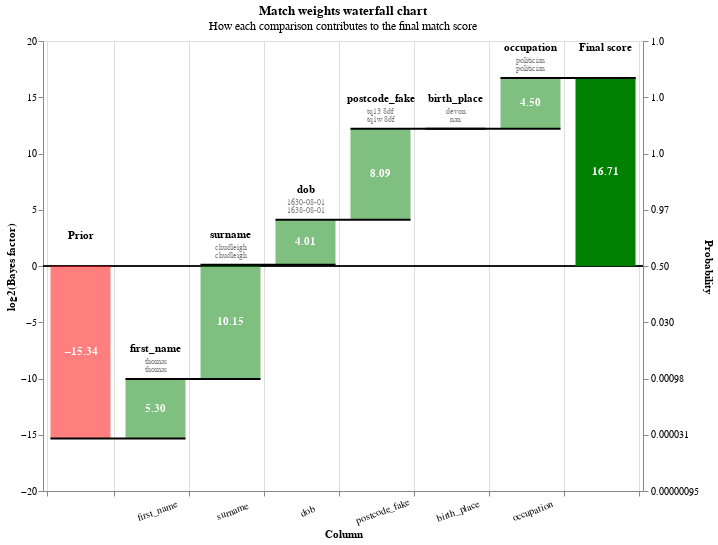

Write notebook code for a chart like this one.
### Markdown cell above
You can also view rows in this dataset as a waterfall chart as follows:

### Code cell
from splink.charts import waterfall_chart
records_to_plot = df_e.to_dict(orient="records")
linker.waterfall_chart(records_to_plot, filter_nulls=False)

### Figure 1 — Vega-Lite specification as saved in the notebook (floating-point values rounded to 4 significant figures)
{"$schema": "https://vega.github.io/schema/vega-lite/v5.2.0.json", "config": {"view": {"continuousHeight": 300, "continuousWidth": 400}}, "data": {"values": [{"bar_sort_order": 0, "bayes_factor": 2.413e-05, "bayes_factor_description": null, "column_name": "Prior", "comparison_vector_value": null, "label_for_charts": "Starting match weight (prior)", "log2_bayes_factor": -15.34, "m_probability": null, "record_number": 0, "sql_condition": null, "term_frequency_adjustment": null, "u_probability": null, "value_l": "", "value_r": ""}, {"bar_sort_order": 1, "bayes_factor": 39.43, "bayes_factor_description": "If comparison level is `exact match` then comparison is 39.43 times more likely to be a match", "column_name": "first_name", "comparison_vector_value": 3, "label_for_charts": "Exact match", "log2_bayes_factor": 5.301, "m_probability": 0.5559, "record_number": 0, "sql_condition": "first_name_l = first_name_r", "term_frequency_adjustment": false, "u_probability": 0.0141, "value_l": "thomas", "value_r": "thomas"}, {"bar_sort_order": 2, "bayes_factor": 1137.0, "bayes_factor_description": "If comparison level is `exact match` then comparison is 1,137.38 times more likely to be a match", "column_name": "surname", "comparison_vector_value": 3, "label_for_charts": "Exact match", "log2_bayes_factor": 10.15, "m_probability": 0.7896, "record_number": 0, "sql_condition": "surname_l = surname_r", "term_frequency_adjustment": false, "u_probability": 0.0006942, "value_l": "chudleigh", "value_r": "chudleigh"}, {"bar_sort_order": 3, "bayes_factor": 16.08, "bayes_factor_description": "If comparison level is `levenshtein <= 1` then comparison is 16.08 times more likely to be a match", "column_name": "dob", "comparison_vector_value": 2, "label_for_charts": "levenshtein <= 1", "log2_bayes_factor": 4.007, "m_probability": 0.3384, "record_number": 0, "sql_condition": "levenshtein(dob_l, dob_r) <= 1", "term_frequency_adjustment": false, "u_probability": 0.02104, "value_l": "1630-08-01", "value_r": "1638-08-01"}, {"bar_sort_order": 4, "bayes_factor": 272.4, "bayes_factor_description": "If comparison level is `levenshtein <= 2` then comparison is 272.36 times more likely to be a match", "column_name": "postcode_fake", "comparison_vector_value": 1, "label_for_charts": "levenshtein <= 2", "log2_bayes_factor": 8.089, "m_probability": 0.1424, "record_number": 0, "sql_condition": "levenshtein(postcode_fake_l, postcode_fake_r) <= 2", "term_frequency_adjustment": false, "u_probability": 0.0005228, "value_l": "tq13 8df", "value_r": "tq1w 8df"}, {"bar_sort_order": 5, "bayes_factor": 1, "bayes_factor_description": "If comparison level is `null` then comparison is 1.00 times more likely to be a match", "column_name": "birth_place", "comparison_vector_value": -1, "label_for_charts": "Null", "log2_bayes_factor": 0, "m_probability": null, "record_number": 0, "sql_condition": "birth_place_l IS NULL OR birth_place_r IS NULL", "term_frequency_adjustment": false, "u_probability": null, "value_l": "devon", "value_r": "nan"}, {"bar_sort_order": 6, "bayes_factor": 22.58, "bayes_factor_description": "If comparison level is `exact match` then comparison is 22.58 times more likely to be a match", "column_name": "occupation", "comparison_vector_value": 1, "label_for_charts": "Exact match", "log2_bayes_factor": 4.497, "m_probability": 0.9013, "record_number": 0, "sql_condition": "occupation_l = occupation_r", "term_frequency_adjustment": false, "u_probability": 0.03991, "value_l": "politician", "value_r": "politician"}, {"bar_sort_order": 7, "bayes_factor": 107100.0, "bayes_factor_description": null, "column_name": "Final score", "comparison_vector_value": null, "label_for_charts": "Final score", "log2_bayes_factor": 16.71, "m_probability": null, "record_number": 0, "sql_condition": null, "term_frequency_adjustment": null, "u_probability": null, "value_l": "", "value_r": ""}, {"bar_sort_order": 0, "bayes_factor": 2.413e-05, "bayes_factor_description": null, "column_name": "Prior", "comparison_vector_value": null, "label_for_charts": "Starting match weight (prior)", "log2_bayes_factor": -15.34, "m_probability": null, "record_number": 1, "sql_condition": null, "term_frequency_adjustment": null, "u_probability": null, "value_l": "", "value_r": ""}, {"bar_sort_order": 1, "bayes_factor": 39.43, "bayes_factor_description": "If comparison level is `exact match` then comparison is 39.43 times more likely to be a match", "column_name": "first_name", "comparison_vector_value": 3, "label_for_charts": "Exact match", "log2_bayes_factor": 5.301, "m_probability": 0.5559, "record_number": 1, "sql_condition": "first_name_l = first_name_r", "term_frequency_adjustment": false, "u_probability": 0.0141, "value_l": "thomas", "value_r": "thomas"}, {"bar_sort_order": 2, "bayes_factor": 1137.0, "bayes_factor_description": "If comparison level is `exact match` then comparison is 1,137.38 times more likely to be a match", "column_name": "surname", "comparison_vector_value": 3, "label_for_charts": "Exact match", "log2_bayes_factor": 10.15, "m_probability": 0.7896, "record_number": 1, "sql_condition": "surname_l = surname_r", "term_frequency_adjustment": false, "u_probability": 0.0006942, "value_l": "chudleigh", "value_r": "chudleigh"}, {"bar_sort_order": 3, "bayes_factor": 1, "bayes_factor_description": "If comparison level is `null` then comparison is 1.00 times more likely to be a match", "column_name": "dob", "comparison_vector_value": -1, "label_for_charts": "Null", "log2_bayes_factor": 0, "m_probability": null, "record_number": 1, "sql_condition": "dob_l IS NULL OR dob_r IS NULL", "term_frequency_adjustment": false, "u_probability": null, "value_l": "nan", "value_r": "1638-08-01"}, {"bar_sort_order": 4, "bayes_factor": 0.171, "bayes_factor_description": "If comparison level is `all other comparisons` then comparison is  5.85 times less likely to be a match", "column_name": "postcode_fake", "comparison_vector_value": 0, "label_for_charts": "All other comparisons", "log2_bayes_factor": -2.548, "m_probability": 0.1708, "record_number": 1, "sql_condition": "ELSE", "term_frequency_adjustment": false, "u_probability": 0.9993, "value_l": "tq13 8jr", "value_r": "tq1w 8df"}, {"bar_sort_order": 5, "bayes_factor": 1, "bayes_factor_description": "If comparison level is `null` then comparison is 1.00 times more likely to be a match", "column_name": "birth_place", "comparison_vector_value": -1, "label_for_charts": "Null", "log2_bayes_factor": 0, "m_probability": null, "record_number": 1, "sql_condition": "birth_place_l IS NULL OR birth_place_r IS NULL", "term_frequency_adjustment": false, "u_probability": null, "value_l": "devon", "value_r": "nan"}, {"bar_sort_order": 6, "bayes_factor": 22.58, "bayes_factor_description": "If comparison level is `exact match` then comparison is 22.58 times more likely to be a match", "column_name": "occupation", "comparison_vector_value": 1, "label_for_charts": "Exact match", "log2_bayes_factor": 4.497, "m_probability": 0.9013, "record_number": 1, "sql_condition": "occupation_l = occupation_r", "term_frequency_adjustment": false, "u_probability": 0.03991, "value_l": "politician", "value_r": "politician"}, {"bar_sort_order": 7, "bayes_factor": 4.179, "bayes_factor_description": null, "column_name": "Final score", "comparison_vector_value": null, "label_for_charts": "Final score", "log2_bayes_factor": 2.063, "m_probability": null, "record_number": 1, "sql_condition": null, "term_frequency_adjustment": null, "u_probability": null, "value_l": "", "value_r": ""}, {"bar_sort_order": 0, "bayes_factor": 2.413e-05, "bayes_factor_description": null, "column_name": "Prior", "comparison_vector_value": null, "label_for_charts": "Starting match weight (prior)", "log2_bayes_factor": -15.34, "m_probability": null, "record_number": 2, "sql_condition": null, "term_frequency_adjustment": null, "u_probability": null, "value_l": "", "value_r": ""}, {"bar_sort_order": 1, "bayes_factor": 39.43, "bayes_factor_description": "If comparison level is `exact match` then comparison is 39.43 times more likely to be a match", "column_name": "first_name", "comparison_vector_value": 3, "label_for_charts": "Exact match", "log2_bayes_factor": 5.301, "m_probability": 0.5559, "record_number": 2, "sql_condition": "first_name_l = first_name_r", "term_frequency_adjustment": false, "u_probability": 0.0141, "value_l": "frank", "value_r": "frank"}, {"bar_sort_order": 2, "bayes_factor": 1137.0, "bayes_factor_description": "If comparison level is `exact match` then comparison is 1,137.38 times more likely to be a match", "column_name": "surname", "comparison_vector_value": 3, "label_for_charts": "Exact match", "log2_bayes_factor": 10.15, "m_probability": 0.7896, "record_number": 2, "sql_condition": "surname_l = surname_r", "term_frequency_adjustment": false, "u_probability": 0.0006942, "value_l": "brightman", "value_r": "brightman"}, {"bar_sort_order": 3, "bayes_factor": 308.6, "bayes_factor_description": "If comparison level is `exact match` then comparison is 308.64 times more likely to be a match", "column_name": "dob", "comparison_vector_value": 3, "label_for_charts": "Exact match", "log2_bayes_factor": 8.27, "m_probability": 0.6121, "record_number": 2, "sql_condition": "dob_l = dob_r", "term_frequency_adjustment": false, "u_probability": 0.001983, "value_l": "1856-06-18", "value_r": "1856-06-18"}, {"bar_sort_order": 4, "bayes_factor": 4344.0, "bayes_factor_description": "If comparison level is `exact match` then comparison is 4,343.79 times more likely to be a match", "column_name": "postcode_fake", "comparison_vector_value": 2, "label_for_charts": "Exact match", "log2_bayes_factor": 12.08, "m_probability": 0.6868, "record_number": 2, "sql_condition": "postcode_fake_l = postcode_fake_r", "term_frequency_adjustment": false, "u_probability": 0.0001581, "value_l": "bs2 0el", "value_r": "bs2 0el"}, {"bar_sort_order": 5, "bayes_factor": 0.1606, "bayes_factor_description": "If comparison level is `all other comparisons` then comparison is  6.23 times less likely to be a match", "column_name": "birth_place", "comparison_vector_value": 0, "label_for_charts": "All other comparisons", "log2_bayes_factor": -2.638, "m_probability": 0.1598, "record_number": 2, "sql_condition": "ELSE", "term_frequency_adjustment": false, "u_probability": 0.9946, "value_l": "bristol", "value_r": "bristol, city of"}, {"bar_sort_order": 6, "bayes_factor": 22.58, "bayes_factor_description": "If comparison level is `exact match` then comparison is 22.58 times more likely to be a match", "column_name": "occupation", "comparison_vector_value": 1, "label_for_charts": "Exact match", "log2_bayes_factor": 4.497, "m_probability": 0.9013, "record_number": 2, "sql_condition": "occupation_l = occupation_r", "term_frequency_adjustment": false, "u_probability": 0.03991, "value_l": "liturgist", "value_r": "liturgist"}, {"bar_sort_order": 7, "bayes_factor": 5264000.0, "bayes_factor_description": null, "column_name": "Final score", "comparison_vector_value": null, "label_for_charts": "Final score", "log2_bayes_factor": 22.33, "m_probability": null, "record_number": 2, "sql_condition": null, "term_frequency_adjustment": null, "u_probability": null, "value_l": "", "value_r": ""}, {"bar_sort_order": 0, "bayes_factor": 2.413e-05, "bayes_factor_description": null, "column_name": "Prior", "comparison_vector_value": null, "label_for_charts": "Starting match weight (prior)", "log2_bayes_factor": -15.34, "m_probability": null, "record_number": 3, "sql_condition": null, "term_frequency_adjustment": null, "u_probability": null, "value_l": "", "value_r": ""}, {"bar_sort_order": 1, "bayes_factor": 39.43, "bayes_factor_description": "If comparison level is `exact match` then comparison is 39.43 times more likely to be a match", "column_name": "first_name", "comparison_vector_value": 3, "label_for_charts": "Exact match", "log2_bayes_factor": 5.301, "m_probability": 0.5559, "record_number": 3, "sql_condition": "first_name_l = first_name_r", "term_frequency_adjustment": false, "u_probability": 0.0141, "value_l": "frank", "value_r": "frank"}, {"bar_sort_order": 2, "bayes_factor": 1137.0, "bayes_factor_description": "If comparison level is `exact match` then comparison is 1,137.38 times more likely to be a match", "column_name": "surname", "comparison_vector_value": 3, "label_for_charts": "Exact match", "log2_bayes_factor": 10.15, "m_probability": 0.7896, "record_number": 3, "sql_condition": "surname_l = surname_r", "term_frequency_adjustment": false, "u_probability": 0.0006942, "value_l": "brightman", "value_r": "brightman"}, {"bar_sort_order": 3, "bayes_factor": 308.6, "bayes_factor_description": "If comparison level is `exact match` then comparison is 308.64 times more likely to be a match", "column_name": "dob", "comparison_vector_value": 3, "label_for_charts": "Exact match", "log2_bayes_factor": 8.27, "m_probability": 0.6121, "record_number": 3, "sql_condition": "dob_l = dob_r", "term_frequency_adjustment": false, "u_probability": 0.001983, "value_l": "1856-06-18", "value_r": "1856-06-18"}, {"bar_sort_order": 4, "bayes_factor": 4344.0, "bayes_factor_description": "If comparison level is `exact match` then comparison is 4,343.79 times more likely to be a match", "column_name": "postcode_fake", "comparison_vector_value": 2, "label_for_charts": "Exact match", "log2_bayes_factor": 12.08, "m_probability": 0.6868, "record_number": 3, "sql_condition": "postcode_fake_l = postcode_fake_r", "term_frequency_adjustment": false, "u_probability": 0.0001581, "value_l": "bs2 0el", "value_r": "bs2 0el"}, {"bar_sort_order": 5, "bayes_factor": 0.1606, "bayes_factor_description": "If comparison level is `all other comparisons` then comparison is  6.23 times less likely to be a match", "column_name": "birth_place", "comparison_vector_value": 0, "label_for_charts": "All other comparisons", "log2_bayes_factor": -2.638, "m_probability": 0.1598, "record_number": 3, "sql_condition": "ELSE", "term_frequency_adjustment": false, "u_probability": 0.9946, "value_l": "bristol", "value_r": "bristol, city of"}, {"bar_sort_order": 6, "bayes_factor": 22.58, "bayes_factor_description": "If comparison level is `exact match` then comparison is 22.58 times more likely to be a match", "column_name": "occupation", "comparison_vector_value": 1, "label_for_charts": "Exact match", "log2_bayes_factor": 4.497, "m_probability": 0.9013, "record_number": 3, "sql_condition": "occupation_l = occupation_r", "term_frequency_adjustment": false, "u_probability": 0.03991, "value_l": "liturgist", "value_r": "liturgist"}, {"bar_sort_order": 7, "bayes_factor": 5264000.0, "bayes_factor_description": null, "column_name": "Final score", "comparison_vector_value": null, "label_for_charts": "Final score", "log2_bayes_factor": 22.33, "m_probability": null, "record_number": 3, "sql_condition": null, "term_frequency_adjustment": null, "u_probability": null, "value_l": "", "value_r": ""}, {"bar_sort_order": 0, "bayes_factor": 2.413e-05, "bayes_factor_description": null, "column_name": "Prior", "comparison_vector_value": null, "label_for_charts": "Starting match weight (prior)", "log2_bayes_factor": -15.34, "m_probability": null, "record_number": 4, "sql_condition": null, "term_frequency_adjustment": null, "u_probability": null, "value_l": "", "value_r": ""}, {"bar_sort_order": 1, "bayes_factor": 39.43, "bayes_factor_description": "If comparison level is `exact match` then comparison is 39.43 times more likely to be a match", "column_name": "first_name", "comparison_vector_value": 3, "label_for_charts": "Exact match", "log2_bayes_factor": 5.301, "m_probability": 0.5559, "record_number": 4, "sql_condition": "first_name_l = first_name_r", "term_frequency_adjustment": false, "u_probability": 0.0141, "value_l": "francis", "value_r": "francis"}, {"bar_sort_order": 2, "bayes_factor": 1137.0, "bayes_factor_description": "If comparison level is `exact match` then comparison is 1,137.38 times more likely to be a match", "column_name": "surname", "comparison_vector_value": 3, "label_for_charts": "Exact match", "log2_bayes_factor": 10.15, "m_probability": 0.7896, "record_number": 4, "sql_condition": "surname_l = surname_r", "term_frequency_adjustment": false, "u_probability": 0.0006942, "value_l": "brightman", "value_r": "brightman"}, {"bar_sort_order": 3, "bayes_factor": 16.08, "bayes_factor_description": "If comparison level is `levenshtein <= 1` then comparison is 16.08 times more likely to be a match", "column_name": "dob", "comparison_vector_value": 2, "label_for_charts": "levenshtein <= 1", "log2_bayes_factor": 4.007, "m_probability": 0.3384, "record_number": 4, "sql_condition": "levenshtein(dob_l, dob_r) <= 1", "term_frequency_adjustment": false, "u_probability": 0.02104, "value_l": "1856-06-18", "value_r": "1856-86-18"}, {"bar_sort_order": 4, "bayes_factor": 0.171, "bayes_factor_description": "If comparison level is `all other comparisons` then comparison is  5.85 times less likely to be a match", "column_name": "postcode_fake", "comparison_vector_value": 0, "label_for_charts": "All other comparisons", "log2_bayes_factor": -2.548, "m_probability": 0.1708, "record_number": 4, "sql_condition": "ELSE", "term_frequency_adjustment": false, "u_probability": 0.9993, "value_l": "bs2 0el", "value_r": "cf83 4jg"}, {"bar_sort_order": 5, "bayes_factor": 1, "bayes_factor_description": "If comparison level is `null` then comparison is 1.00 times more likely to be a match", "column_name": "birth_place", "comparison_vector_value": -1, "label_for_charts": "Null", "log2_bayes_factor": 0, "m_probability": null, "record_number": 4, "sql_condition": "birth_place_l IS NULL OR birth_place_r IS NULL", "term_frequency_adjustment": false, "u_probability": null, "value_l": "nan", "value_r": "bristol, city of"}, {"bar_sort_order": 6, "bayes_factor": 22.58, "bayes_factor_description": "If comparison level is `exact match` then comparison is 22.58 times more likely to be a match", "column_name": "occupation", "comparison_vector_value": 1, "label_for_charts": "Exact match", "log2_bayes_factor": 4.497, "m_probability": 0.9013, "record_number": 4, "sql_condition": "occupation_l = occupation_r", "term_frequency_adjustment": false, "u_probability": 0.03991, "value_l": "liturgist", "value_r": "liturgist"}, {"bar_sort_order": 7, "bayes_factor": 67.21, "bayes_factor_description": null, "column_name": "Final score", "comparison_vector_value": null, "label_for_charts": "Final score", "log2_bayes_factor": 6.071, "m_probability": null, "record_number": 4, "sql_condition": null, "term_frequency_adjustment": null, "u_probability": null, "value_l": "", "value_r": ""}]}, "height": 450, "layer": [{"layer": [{"encoding": {"color": {"value": "black"}, "size": {"value": 0.5}, "y": {"field": "zero", "type": "quantitative"}}, "mark": "rule"}, {"encoding": {"color": {"condition": {"test": "(datum.log2_bayes_factor < 0)", "value": "red"}, "value": "green"}, "opacity": {"condition": {"test": "datum.column_name == 'Prior match weight' || datum.column_name == 'Final score'", "value": 1}, "value": 0.5}, "tooltip": [{"field": "column_name", "title": "Comparison column", "type": "nominal"}, {"field": "value_l", "title": "Value (L)", "type": "nominal"}, {"field": "value_r", "title": "Value (R)", "type": "nominal"}, {"field": "label_for_charts", "title": "Label", "type": "ordinal"}, {"field": "sql_condition", "title": "SQL condition", "type": "nominal"}, {"field": "comparison_vector_value", "title": "Comparison vector value", "type": "nominal"}, {"field": "bayes_factor", "format": ",.4f", "title": "Bayes factor = m/u", "type": "quantitative"}, {"field": "log2_bayes_factor", "format": ",.4f", "title": "Match weight = log2(m/u)", "type": "quantitative"}, {"field": "prob", "format": ".4f", "title": "Adjusted match score", "type": "quantitative"}, {"field": "bayes_factor_description", "title": "Match weight description", "type": "nominal"}], "x": {"axis": {"grid": true, "labelAlign": "center", "labelAngle": -20, "labelExpr": "datum.value == 'Prior' || datum.value == 'Final score' ? '' : datum.value", "labelPadding": 10, "tickBand": "extent", "title": "Column"}, "field": "column_name", "sort": {"field": "bar_sort_order", "order": "ascending"}, "type": "nominal"}, "y": {"axis": {"grid": false, "orient": "left", "title": "log2(Bayes factor)"}, "field": "previous_sum", "type": "quantitative"}, "y2": {"field": "sum"}}, "mark": {"type": "bar", "width": 60}}, {"encoding": {"color": {"value": "white"}, "text": {"condition": {"field": "log2_bayes_factor", "format": ".2f", "test": "abs(datum.log2_bayes_factor) > 1", "type": "nominal"}, "value": ""}, "x": {"axis": {"labelAngle": 0, "title": "Column"}, "field": "column_name", "sort": {"field": "bar_sort_order", "order": "ascending"}, "type": "nominal"}, "y": {"axis": {"orient": "left"}, "field": "center", "type": "quantitative"}}, "mark": {"fontWeight": "bold", "type": "text"}}, {"encoding": {"color": {"value": "black"}, "text": {"field": "column_name", "type": "nominal"}, "x": {"axis": {"labelAngle": 0, "title": "Column"}, "field": "column_name", "sort": {"field": "bar_sort_order", "order": "ascending"}, "type": "nominal"}, "y": {"field": "sum_top", "type": "quantitative"}}, "mark": {"baseline": "bottom", "dy": -25, "fontWeight": "bold", "type": "text"}}, {"encoding": {"color": {"value": "grey"}, "text": {"field": "value_l", "type": "nominal"}, "x": {"axis": {"labelAngle": 0, "title": "Column"}, "field": "column_name", "sort": {"field": "bar_sort_order", "order": "ascending"}, "type": "nominal"}, "y": {"field": "sum_top", "type": "quantitative"}}, "mark": {"baseline": "bottom", "dy": -13, "fontSize": 8, "type": "text"}}, {"encoding": {"color": {"value": "grey"}, "text": {"field": "value_r", "type": "nominal"}, "x": {"axis": {"labelAngle": 0, "title": "Column"}, "field": "column_name", "sort": {"field": "bar_sort_order", "order": "ascending"}, "type": "nominal"}, "y": {"field": "sum_top", "type": "quantitative"}}, "mark": {"baseline": "bottom", "dy": -5, "fontSize": 8, "type": "text"}}]}, {"encoding": {"x": {"axis": {"labelAngle": 0, "title": "Column"}, "field": "column_name", "sort": {"field": "bar_sort_order", "order": "ascending"}, "type": "nominal"}, "x2": {"field": "lead"}, "y": {"axis": {"labelExpr": "format(1 / (1 + pow(2, -1*datum.value)), '.2r')", "orient": "right", "title": "Probability"}, "field": "sum", "scale": {"zero": false}, "type": "quantitative"}}, "mark": {"color": "black", "strokeWidth": 2, "type": "rule", "x2Offset": 30, "xOffset": -30}}], "params": [{"bind": {"input": "range", "max": 4, "min": 0, "step": 1}, "description": "Filter by the interation number", "name": "record_number", "value": 0}], "resolve": {"axis": {"y": "independent"}}, "title": {"subtitle": "How each comparison contributes to the final match score", "text": "Match weights waterfall chart"}, "transform": [{"filter": "(datum.record_number == record_number)"}, {"frame": [null, 0], "window": [{"as": "sum", "field": "log2_bayes_factor", "op": "sum"}, {"as": "lead", "field": "column_name", "op": "lead"}]}, {"as": "sum", "calculate": "datum.column_name === \"Final score\" ? datum.sum - datum.log2_bayes_factor : datum.sum"}, {"as": "lead", "calculate": "datum.lead === null ? datum.column_name : datum.lead"}, {"as": "previous_sum", "calculate": "datum.column_name === \"Final score\" || datum.column_name === \"Prior match weight\" ? 0 : datum.sum - datum.log2_bayes_factor"}, {"as": "top_label", "calculate": "datum.sum > datum.previous_sum ? datum.column_name : \"\""}, {"as": "bottom_label", "calculate": "datum.sum < datum.previous_sum ? datum.column_name : \"\""}, {"as": "sum_top", "calculate": "datum.sum > datum.previous_sum ? datum.sum : datum.previous_sum"}, {"as": "sum_bottom", "calculate": "datum.sum < datum.previous_sum ? datum.sum : datum.previous_sum"}, {"as": "center", "calculate": "(datum.sum + datum.previous_sum) / 2"}, {"as": "text_log2_bayes_factor", "calculate": "(datum.log2_bayes_factor > 0 ? \"+\" : \"\") + datum.log2_bayes_factor"}, {"as": "dy", "calculate": "datum.sum < datum.previous_sum ? 4 : -4"}, {"as": "baseline", "calculate": "datum.sum < datum.previous_sum ? \"top\" : \"bottom\""}, {"as": "prob", "calculate": "1. / (1 + pow(2, -1.*datum.sum))"}, {"as": "zero", "calculate": "0*datum.sum"}], "width": {"step": 75}}
